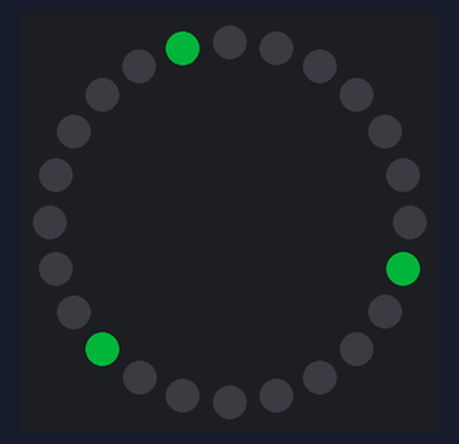
A program run on a simulated Raspberry Pi Pico running MicroPython. Parts: 24 RGB LEDs in a ring, first at the top, clockwise. Dim RGB values are drawn brighter than linear.

Above: at 5.02 s.
At 9.95 s:
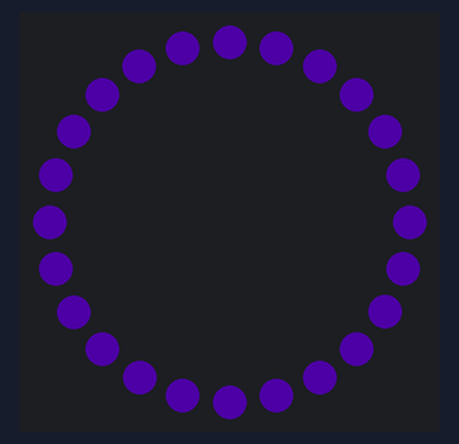

The program:

example_2.py
```python
# MicroPython example for the Raspberry Pi Pico that implements spinner and breathe animations on the 24-LED ring connected to GP0 and runs them in a loop.
#
# Buy this module: https://shillehtek.com/products/ws2812-led-ring-90mm-arduino-raspberry-pi-esp32
# Full manual: https://shillehtek.com/blogs/shillehtek-product-manuals/ws2812-led-ring-90mm-arduino-raspberry-pi-esp32-manual
# More examples: https://github.com/shillehbean/shillehtek-examples
#

# WS2812 24-LED Ring - Pico MicroPython Example
# DI->GP0 via 330 ohm, 5V->VBUS, GND->GND

from machine import Pin
import neopixel, time

NUM = 24
ring = neopixel.NeoPixel(Pin(0), NUM)
BRIGHT = 0.25

def scale(c):
    return tuple(int(x * BRIGHT) for x in c)

def breathe(color, cycles=3):
    for _ in range(cycles):
        for level in list(range(0, 100)) + list(range(100, 0, -1)):
            ring.fill(tuple(int(x * level / 100 * BRIGHT) for x in color))
            ring.write()
            time.sleep_ms(8)

def spinner(color, loops=4):
    for t in range(loops * NUM):
        ring.fill((0, 0, 0))
        for k in range(3):                      # 3 arms
            ring[(t + k * NUM // 3) % NUM] = scale(color)
        ring.write()
        time.sleep_ms(50)

while True:
    spinner((0, 255, 80))
    breathe((120, 0, 255))
```

Measured:
- by itself, everything shown: repeats every 10.4 s, in 113 steps
